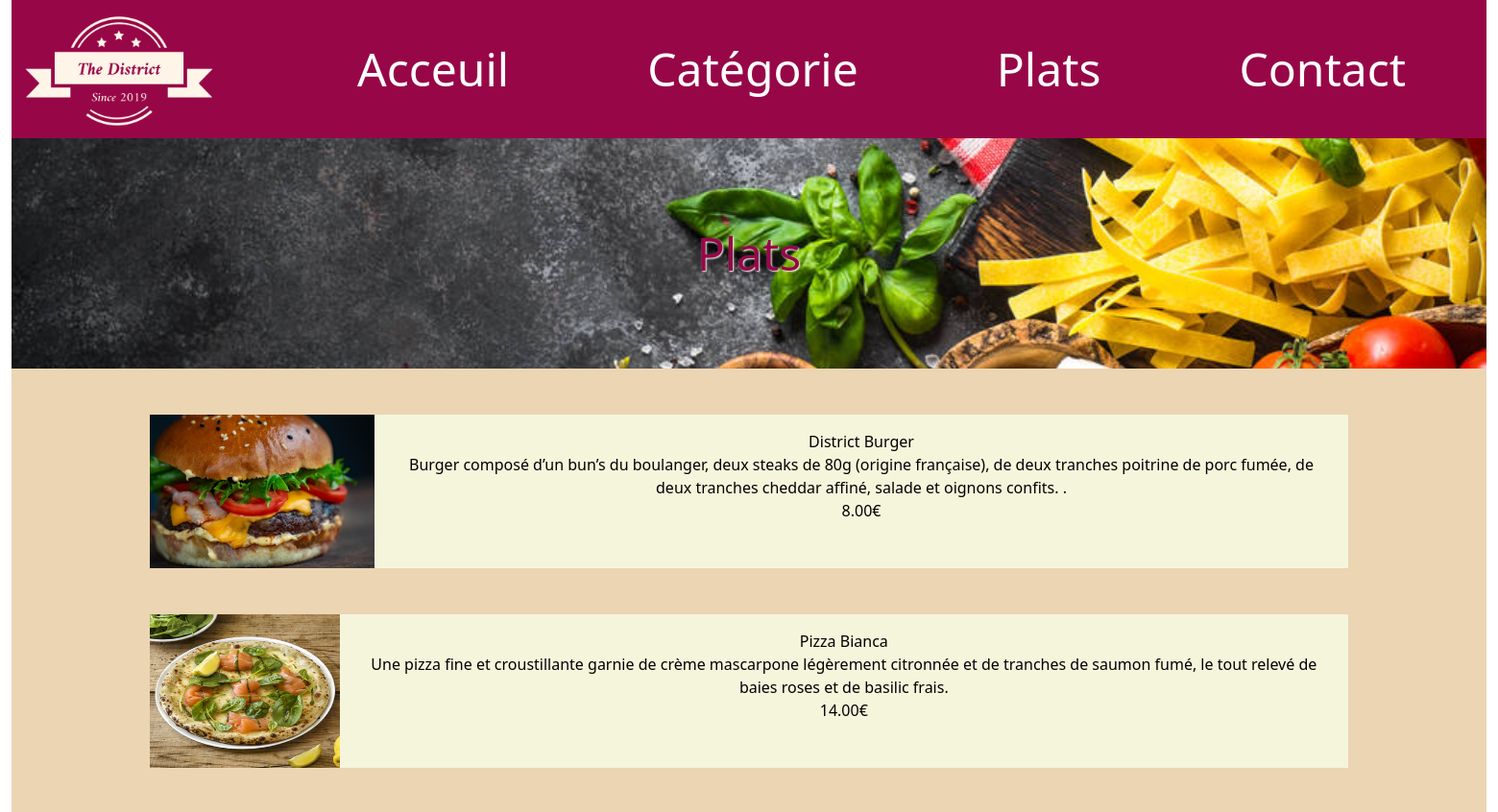
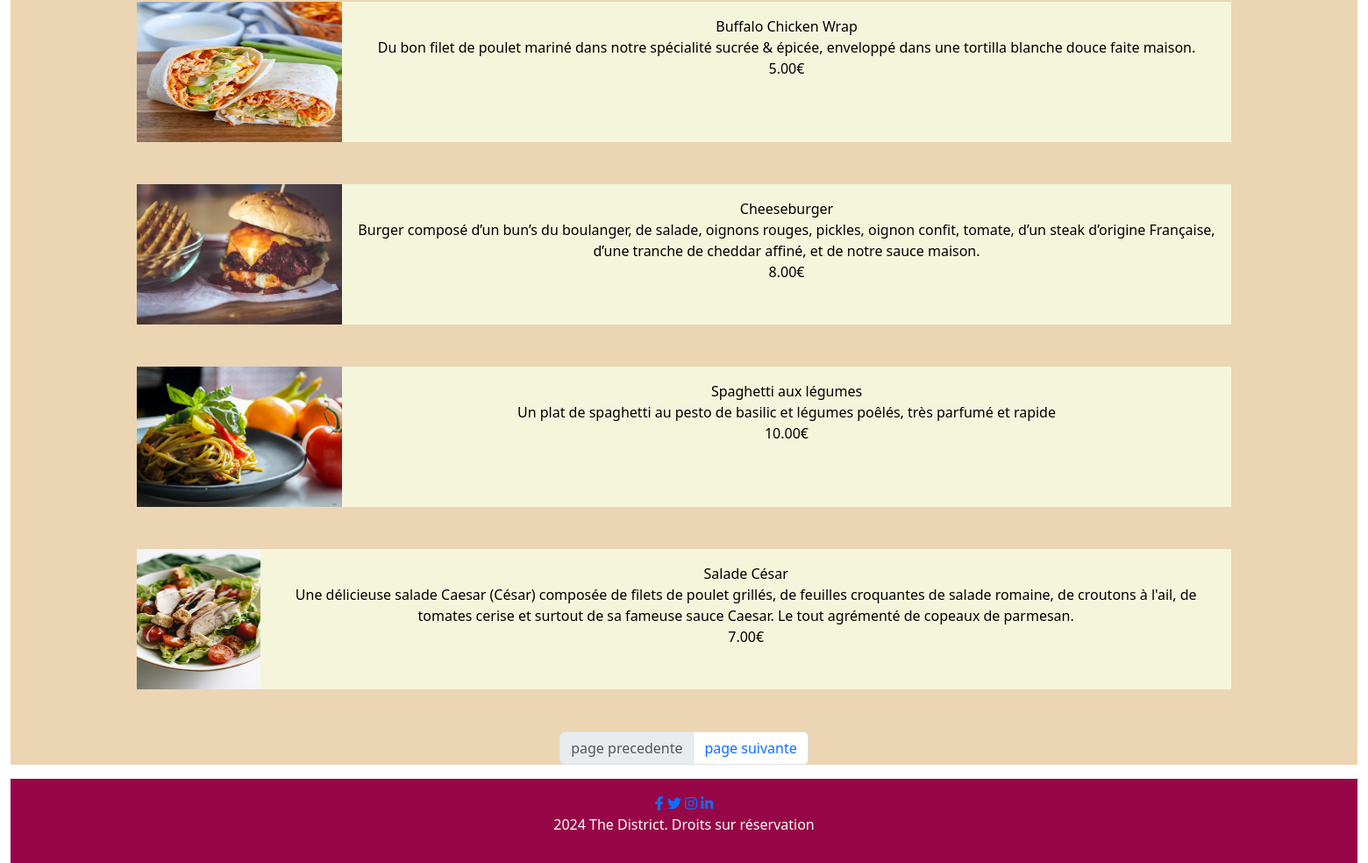
Screenshot of /plats.php with the database file from the repository (2 pictures, top to bottom).
### tables this page shows
CREATE TABLE `plat` (
  `id` int(11) NOT NULL AUTO_INCREMENT,
  `libelle` varchar(100) NOT NULL,
  `description` text NOT NULL,
  `prix` decimal(10,2) NOT NULL,
  `image` varchar(255) NOT NULL,
  `id_categorie` int(11) NOT NULL,
  `active` varchar(10) NOT NULL,
  PRIMARY KEY (`id`),
  KEY `id_categorie` (`id_categorie`),
  CONSTRAINT `plat_ibfk_1` FOREIGN KEY (`id_categorie`) REFERENCES `categorie` (`id`)
);

### DAO.php (called while the page is built, shortened)
<?php
class DAO
{
    public $_table;
    public function __construct($table, $table2, $table3)
    {
        $this->_table = $table;
    }
    public function get_limited($limit, $debut)
    {
        $db = connexionBase();
        $requete = $db->query("SELECT * FROM $this->_table WHERE active = 'Yes' LIMIT $limit OFFSET $debut  ");
        $tableau = $requete->fetchAll(PDO::FETCH_OBJ);
        return $tableau;
    }
    public function get_total($limit)
    {
        $db = connexionBase();
        $requete = $db->query("SELECT count(id)FROM " . $this->_table . " WHERE active = 'Yes' ");
        $elementtotal = $requete->fetchColumn();
        $pagetotal = ceil($elementtotal / $limit);
        return $pagetotal;
    }
}

### plats.php (the view, shortened to what this page needs)
<?php
include "DAO.php";
function test_input($data)
{
    $data = trim($data);
    $data = stripslashes($data);
    $data = htmlspecialchars($data);
    return $data;
}
$page = (!empty(test_input($_GET['page'])) ? test_input($_GET['page']) : 1);
$limit = 6;
$debut = ($page - 1) * $limit;
$da0 = new DAO("plat", NULL, NULL);
$tableau=$da0->get_limited( $limit, $debut);
$pagetotal=$da0->get_total( $limit, $debut);
?>
<!DOCTYPE html>
<html lang="fr">
<head>
    <link href="https://cdn.jsdelivr.net/npm/bootstrap@5.3.3/dist/css/bootstrap.min.css" rel="stylesheet">
    <link rel="stylesheet" href="https://cdnjs.cloudflare.com/ajax/libs/font-awesome/6.0.0-beta3/css/all.min.css">
    <link rel="stylesheet" href="style.css">
</head>
<body>
    <div class="container-fluid">
        <?php
        $titre = "Plats";
        include("header.php");
        ?>
        <div class="corps">
            <div class="presentation"><br>
                <?php foreach ($tableau as $plat): ?>
                    <br><a href="commande.php?plat=<?=$plat->id; ?>">
                        <div class="plats">
                            <img src="images_the_district/food/<?= $plat->image ?>" class="img-plat" alt="salade cesar">
                            <p class="legende autoscroll">
                                <?= $plat->libelle ?>
                                <br>
                                <?= $plat->description ?>
                                <br>
                                <?= $plat->prix ?>€
                            </p>
                        </div>
                    </a>
                    <br>
                <?php endforeach ?>
                <br>
                <nav aria-label="Page navigation example">
                    <ul class="pagination justify-content-center">
                        <li class="page-item  <?php if ($page == 1) {
                                                    echo 'disabled';
                                                } ?> ">
                            <a class="page-link" href="?page=<?php echo $page - 1; ?>">page precedente</a>
                        </li>
                        <li class="page-item <?php if ($page == $pagetotal) {
                                                    echo 'disabled';
                                                } ?> ">
                            <a class="page-link" href="?page=<?php echo $page + 1; ?>">page suivante</a>
                        </li>
                    </ul>
                </nav>
            </div>
        </div>
        <?php
        include("footer.php");
        ?>
</body>
</html>

### header.php (shortened to what this page needs)
<header class="bg-color">
            <nav class="navbar navbar-expand-sm">
                <a href="login_form.php">
                <img src="images_the_district/the_district_brand/logo_transparent.png" title="logo transparent"
                    class="navbar-brand"></a>
                <div class="collapse navbar-collapse" id="collapsibleNavbar">
                    <ul class="navbar-nav ">
                        <li class="nav-item">
                            <a href="index.php" title="Acceuil" class="nav-link header">Acceuil</a>
                        </li>
                        <li class="nav-item">
                            <a href="categorie.php" title="Catégorie" class="nav-link header">Catégorie</a>
                        </li>
                        <li class="nav-item">
                            <a href="plats.php" title="Plats" class="nav-link header">Plats</a>
                        </li>
                        <li class="nav-item">
                            <a href="contact.php" title="Contact" class="nav-link header">Contact</a>
                        </li>
                    </ul>
                </div>
            </nav>
            <div class="basilic">
                <div class="search">
                    <?php
                    if ($titre == "Acceuil") {
                    echo '<form method="post" action="search.php">';
                    echo    '<label for="recherche"></label>';
                    echo    '<input type="text" name="recherche" id="recherche" placeholder="recherche...">';
                    echo '</form>';
                    }
                    else {
                    echo '<div class="page">';
                    echo $titre;
                    echo '</div>';
                    }
                    ?>
                </div>
            </div>
        </header>

### footer.php
<footer class="bg-color text-center py-3">
          <a href="https://www.facebook.com" target="_blank"><i class="fab fa-facebook-f"></i></a>
          <a href="https://www.twitter.com" target="_blank"><i class="fab fa-twitter"></i></a>
          <a href="https://www.instagram.com" target="_blank"><i class="fab fa-instagram"></i></a>
          <a href="https://www.linkedin.com" target="_blank"><i class="fab fa-linkedin-in"></i></a>
        <p style="color: white"> 2024 The District. Droits sur réservation</p>
      </footer>

### style.css (style rules this page uses)
.navbar-brand { height: 5rem; width: 7rem; object-fit: cover; margin-right: 8rem; }
.basilic { width: 100%; height: 8rem; background-image: url("images_the_district/bg2.jpeg"); background-position: center; background-repeat: no-repeat; background-size: cover; display: flex; }
.bg-color { background-color: #970747; }
.search { margin: auto; }
.header { color: white; margin-right: 8rem; float: space-between; }
.corps { background-color: #EBD5B3; height: 100%; }
.presentation { text-align: center; }
.page { margin: auto; color: #970747; font-size: 3rem; text-shadow: 1px 1px 2px white; }
.plats { height: 20vh; width: 80vw; background-color: beige; color: black; margin: auto; display: flex; }
.img-plat { max-height: auto; width: 15vw; }
.legende { margin-left: auto; margin-right: auto; padding: 1vw; }
a:link { text-decoration: none; }
.autoscroll { overflow: auto; }
@media (min-width: 992px) { .navbar-brand { height: 8rem; width: 14rem; } }
@media (min-width: 992px) { .header { font-size: 3rem; } }
@media (min-width: 992px) { .basilic { height: 15rem } }

### rows the page displays
plat: image (picture), libelle "District Burger", description "Burger composé d’un bun’s du boulanger, deux steaks de 80g (origine française), de deux tranches poitrine de porc fumée, de deux tranches cheddar affiné, salade et oignons confits. .", prix "8.00"
plat: image (picture), libelle "Pizza Bianca", description "Une pizza fine et croustillante garnie de crème mascarpone légèrement citronnée et de tranches de saumon fumé, le tout relevé de baies roses et de basilic frais.", prix "14.00"
plat: image (picture), libelle "Buffalo Chicken Wrap", description "Du bon filet de poulet mariné dans notre spécialité sucrée & épicée, enveloppé dans une tortilla blanche douce faite maison.", prix "5.00"
plat: image (picture), libelle "Cheeseburger", description "Burger composé d’un bun’s du boulanger, de salade, oignons rouges, pickles, oignon confit, tomate, d’un steak d’origine Française, d’une tranche de cheddar affiné, et de notre sauce maison.", prix "8.00"
plat: image (picture), libelle "Spaghetti aux légumes", description "Un plat de spaghetti au pesto de basilic et légumes poêlés, très parfumé et rapide", prix "10.00"
plat: image (picture), libelle "Salade César", description "Une délicieuse salade Caesar (César) composée de filets de poulet grillés, de feuilles croquantes de salade romaine, de croutons à l'ail, de tomates cerise et surtout de sa fameuse sauce Caesar. Le tout agrémenté de copeaux de parmesan.", prix "7.00"

### other values shown
$titre "Plats"
